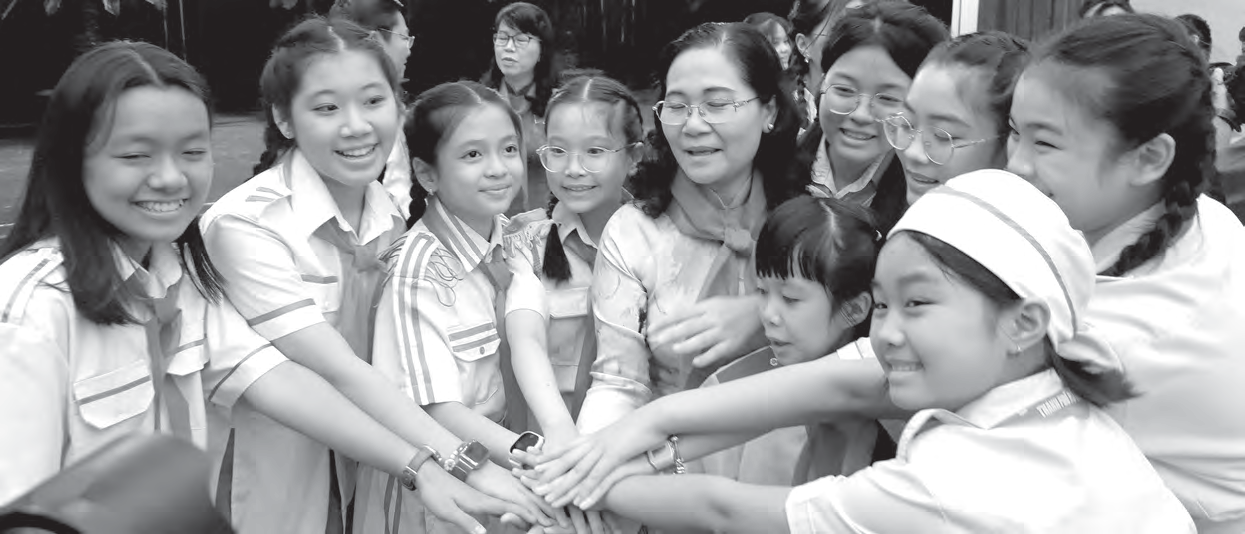
#> input picture album-pdf/image10_219.png, 1245 x 534 px; its folder holds 4 pictures in this run
$ python compare.py
#> lines starting #> are read from the running program, lines starting #| are printed output that depends on the picture; long printed decimals are rounded; pictures that were not available may be replaced by others from this repository, and a replacement may not be noted
import cv2
import os.path
import numpy as np
from time import sleep

def center_crop(img, dim):
	"""Returns center cropped image
	Args:
	img: image to be center cropped
	dim: dimensions (width, height) to be cropped
	"""
	width, height = img.shape[1], img.shape[0]

	# process crop width and height for max available dimension
	crop_width = dim[0] if dim[0]<img.shape[1] else img.shape[1]
	crop_height = dim[1] if dim[1]<img.shape[0] else img.shape[0]
	mid_x, mid_y = int(width/2), int(height/2)
	cw2, ch2 = int(crop_width/2), int(crop_height/2)
	crop_img = img[mid_y-ch2:mid_y+ch2, mid_x-cw2:mid_x+cw2]
	return crop_img

def getPercent(des1, kp1, des2, kp2, img1, img2):
    index_params = dict(algorithm=0, trees=5)
    search_params = dict()
    flann = cv2.FlannBasedMatcher(index_params, search_params)
    matches = flann.knnMatch(des1, des2, k=2)

    good_points = []
    for m,n in matches:
        if (m.distance < 0.6*n.distance):
            good_points.append(m)
    number_keypoints = 0
    if(len(kp1) <= len(kp2)):
        number_keypoints= len(kp1)
    else:
        number_keypoints= len(kp2)
    if(number_keypoints > 0):
        return len(good_points) / number_keypoints * 100
    else:
        return 0

def compare(filename1, filename2):
#> called with filename1 = 'image10_219.png', filename2 = 'image10_219.png'
    imgPdfPath = directoryPdfImg + '/' + filename1
    imgPath = directoryImg + '/' + filename2

    img1 = cv2.imread(imgPdfPath)          # queryImage
#> img1 is the input picture: shape (534, 1245, 3); mean B, G, R 156.4, 154.8, 154.2
    img2 = cv2.imread(imgPath)          # trainImage
    original = img2
    pdf_image = img1
    # Initiate SIFT detector
    sift = cv2.SIFT_create()

    w1, h1, c1 = img1.shape
#> w1 = 534; h1 = 1245; c1 = 3
    w2, h2, c2 = img2.shape
#> w2 = 534; h2 = 1245; c2 = 3

    w = h = 0
    if(w1 <= w2):
        w = w1
#> w = 534
    else:
        w = w2

    if(h1 <= h2):
        h = h1
#> h = 1245
    else:
        h = h2
    #print(w, h)
    shape = tuple(img1.shape[1::-1])
#> shape = (1245, 534)
    #print(shape)
    img2 = cv2.resize(img2,(h, w))

    img1 = cv2.cvtColor(img1, cv2.COLOR_BGR2GRAY)
#> img1: shape (534, 1245)
    img2 = cv2.cvtColor(img2, cv2.COLOR_BGR2GRAY)

    img1 = center_crop(img1, (500,500))
#> in center_crop, `crop_img = img[mid_y-ch2:mid_y+ch2, mid_x-cw2:mid_x+cw2]`:
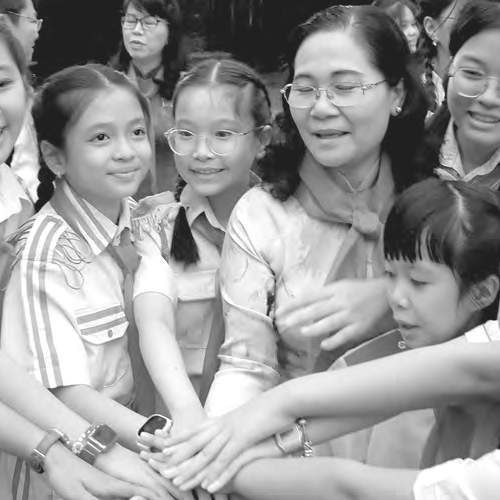
#> crop_img: shape (500, 500); min 32, max 255, mean 152.8
    img2 = center_crop(img2, (500,500))

    # find the keypoints and descriptors with SIFT
    kp1, des1 = sift.detectAndCompute(img1,None)
#> kp1 = 1371 keypoints; strongest (x, y, size): (8, 161, 4.9), (182, 250, 21.6), (268, 314, 2), (139, 434, 1.9)
    kp2, des2 = sift.detectAndCompute(img2,None)
#> kp2 has the same summary as kp1

    percentImg1 = getPercent(des1, kp1, des2, kp2, img1, img2)
#> in getPercent, `matches = flann.knnMatch(des1, des2, k=2)`: matches = 1371 matches
#> in getPercent, `number_keypoints= len(kp1)`: number_keypoints = 1371
#> percentImg1 = 100
    print(len(kp1), len(kp2))
#| 1371 1371
    print(percentImg1)
#| 100.0
    #img3 = cv2.drawMatches(img1, kp1, img2, kp2, good_points, None)
    if(percentImg1 >= 6):
        #cv2.imwrite("result2/" + filename2, img3)
        print("ok")
        cv2.imwrite("result/" + filename2, original)
        return 1
    else:
        print("not same")
        #cv2.imwrite("result2/" + filename1, pdf_image)
    #exit()

directoryPdfImg = 'album-pdf'
#directoryPdfImg = 'pdf-test'
directoryImg = 'album'

for filename1 in os.listdir(directoryPdfImg):
    for filename2 in os.listdir(directoryImg):
        print("So sánh ảnh:" + filename1 + " với ảnh: " + filename2)
        if(compare(filename1, filename2) == 1):
            break
            sleep(0.1)
        sleep(0.1)
    sleep(0.1)
#> pass 2 of the loop `for filename1 in os.listdir(directoryPdfImg):`:
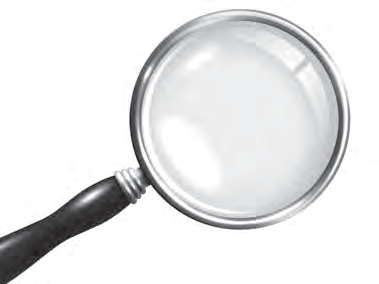
#> input picture album-pdf/image10_222.png, 379 x 284 px
#> in compare, img1 is the input picture: shape (284, 379, 3); mean B, G, R 231.7, 231.2, 230.9
#> in compare (call 2), `img2 = cv2.resize(img2,(h, w))`:
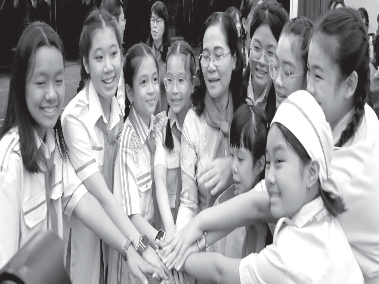
#> img2: shape (284, 379, 3); mean B, G, R 156.3, 154.7, 154
#> img1: shape (284, 379)
#> crop_img: shape (284, 378)
#> in center_crop (call 4), `crop_img = img[mid_y-ch2:mid_y+ch2, mid_x-cw2:mid_x+cw2]`:
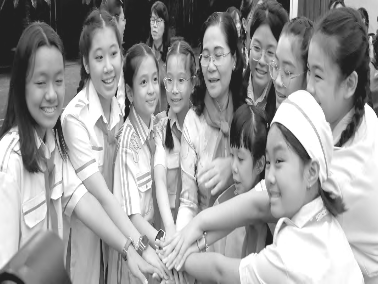
#> crop_img: shape (284, 378); min 32, max 255, mean 154.7
#> kp1 = 177 keypoints; strongest (x, y, size): (111, 200, 26.6), (147, 178, 10.1), (150, 186, 2), (149, 189, 5.1)
#> kp2 = 954 keypoints; strongest (x, y, size): (367, 107, 4.4), (169, 144, 7.2), (157, 27, 10.4), (333, 205, 14.8)
#> matches = 177 matches
#> percentImg1 = 0
#| 177 954
#| 0.0
#> pass 3 of the loop `for filename1 in os.listdir(directoryPdfImg):`:
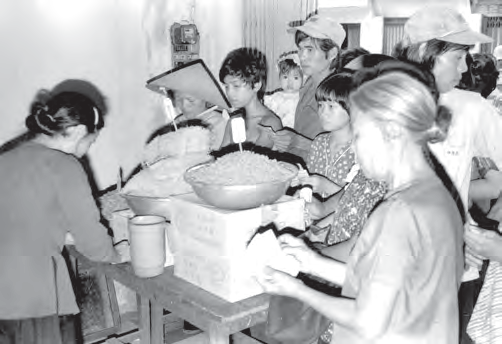
#> input picture album-pdf/image10_223.png, 502 x 344 px
#> in compare, img1 is the input picture: shape (344, 502, 3); mean B, G, R 180.5, 178.9, 177.8
#> in compare (call 3), `img2 = cv2.resize(img2,(h, w))`:
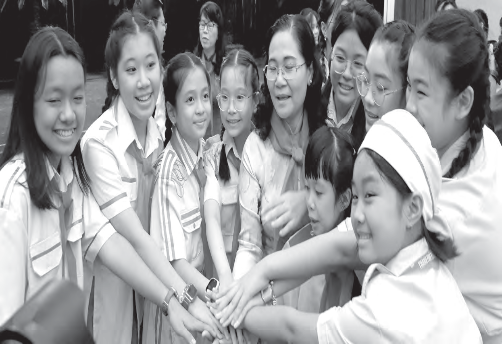
#> img2: shape (344, 502, 3); mean B, G, R 156.3, 154.7, 154
#> img1: shape (344, 502)
#> crop_img: shape (344, 500)
#> in center_crop (call 6), `crop_img = img[mid_y-ch2:mid_y+ch2, mid_x-cw2:mid_x+cw2]`:
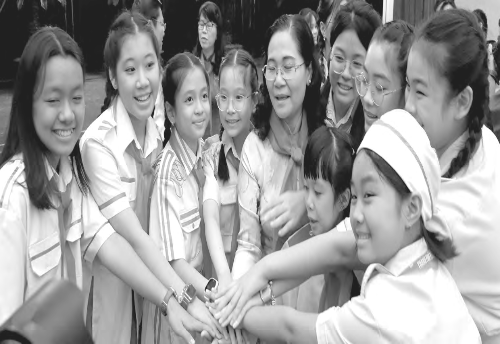
#> crop_img: shape (344, 500); min 32, max 255, mean 154.8
#> kp1 = 1337 keypoints; strongest (x, y, size): (260, 230, 5.5), (290, 191, 7.1), (305, 279, 10.3), (467, 294, 17.9)
#> kp2 = 1377 keypoints; strongest (x, y, size): (222, 174, 9.5), (485, 130, 5.9), (486, 132, 7.3), (152, 115, 2.4)
#> matches = 1337 matches
#> after the loop in getPercent (call 3), `for m,n in matches:`: good_points = 1 matches
#> percentImg1 = 0.0748
#| 1337 1377
#| 0.07479
#> the loop made 4 passes; the first 3 are shown
